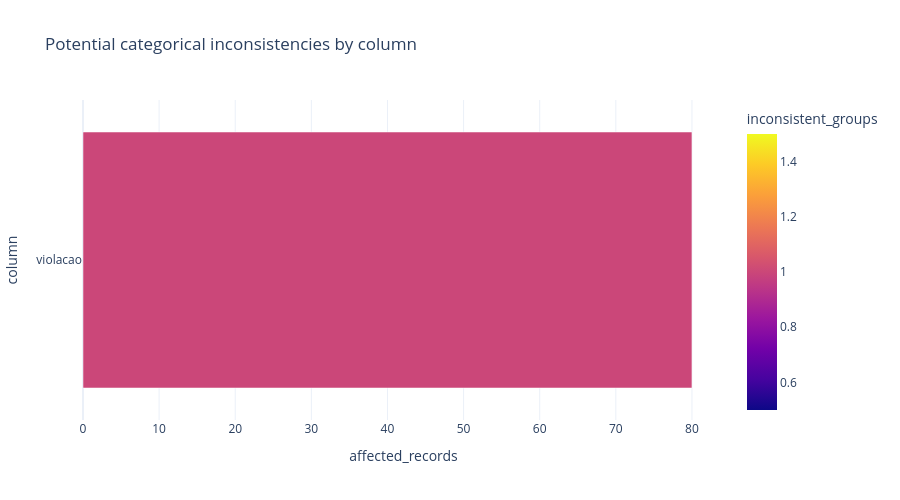

Notebook cell for this chart:
### Markdown cell above
### Interactive inconsistency chart

### Code cell
if df is not None and not category_variants.empty:
    variant_summary = category_variants.groupby("column", as_index=False).agg(
        inconsistent_groups=("canonical_key", "size"),
        affected_records=("records", "sum")
    ).sort_values("affected_records")
    fig = px.bar(
        variant_summary, x="affected_records", y="column", orientation="h",
        color="inconsistent_groups", height=max(500, len(variant_summary) * 28),
        title="Potential categorical inconsistencies by column"
    )
    fig.update_layout(template="plotly_white")
    fig.show()

### Figure 1 — Plotly figure (JSON) as saved in the notebook; plotly's stock layout.template omitted (floating-point values rounded to 4 significant figures)
{"data": [{"hovertemplate": "affected_records=%{x}<br>column=%{y}<br>inconsistent_groups=%{marker.color}<extra></extra>", "legendgroup": "", "marker": {"color": [1], "coloraxis": "coloraxis", "pattern": {"shape": ""}}, "name": "", "orientation": "h", "showlegend": false, "textposition": "auto", "type": "bar", "x": [80], "xaxis": "x", "y": ["violacao"], "yaxis": "y"}], "layout": {"barmode": "relative", "coloraxis": {"colorbar": {"title": {"text": "inconsistent_groups"}}, "colorscale": [[0, "#0d0887"], [0.1111, "#46039f"], [0.2222, "#7201a8"], [0.3333, "#9c179e"], [0.4444, "#bd3786"], [0.5556, "#d8576b"], [0.6667, "#ed7953"], [0.7778, "#fb9f3a"], [0.8889, "#fdca26"], [1, "#f0f921"]]}, "height": 500, "legend": {"tracegroupgap": 0}, "title": {"text": "Potential categorical inconsistencies by column"}, "xaxis": {"anchor": "y", "domain": [0, 1], "title": {"text": "affected_records"}}, "yaxis": {"anchor": "x", "domain": [0, 1], "title": {"text": "column"}}}}
